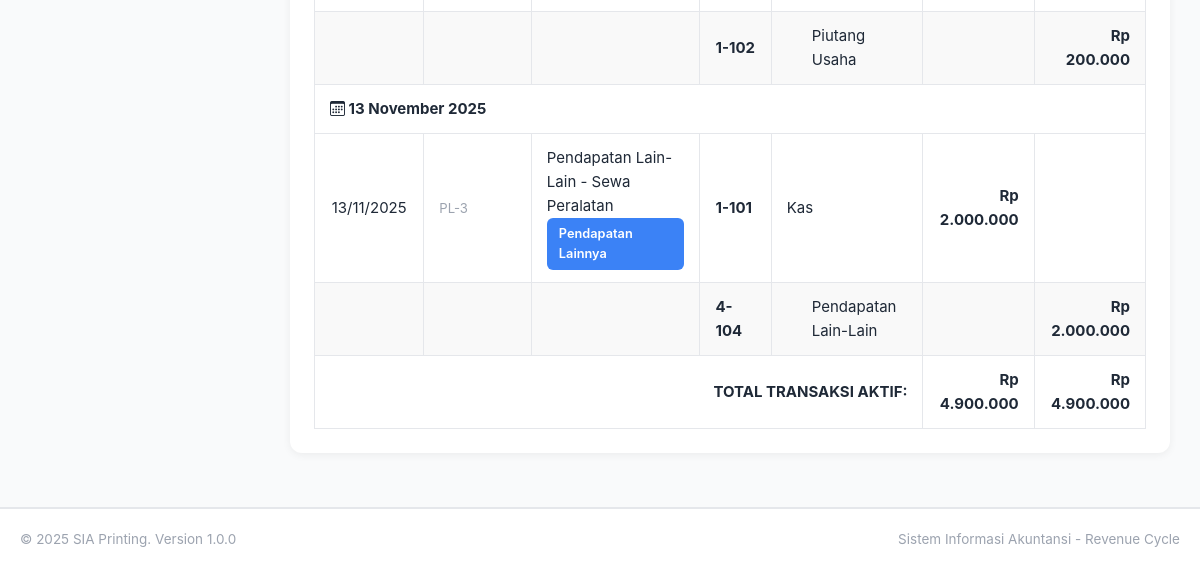
The app's page /jurnal-umum.php (signed in, lower part), older data.
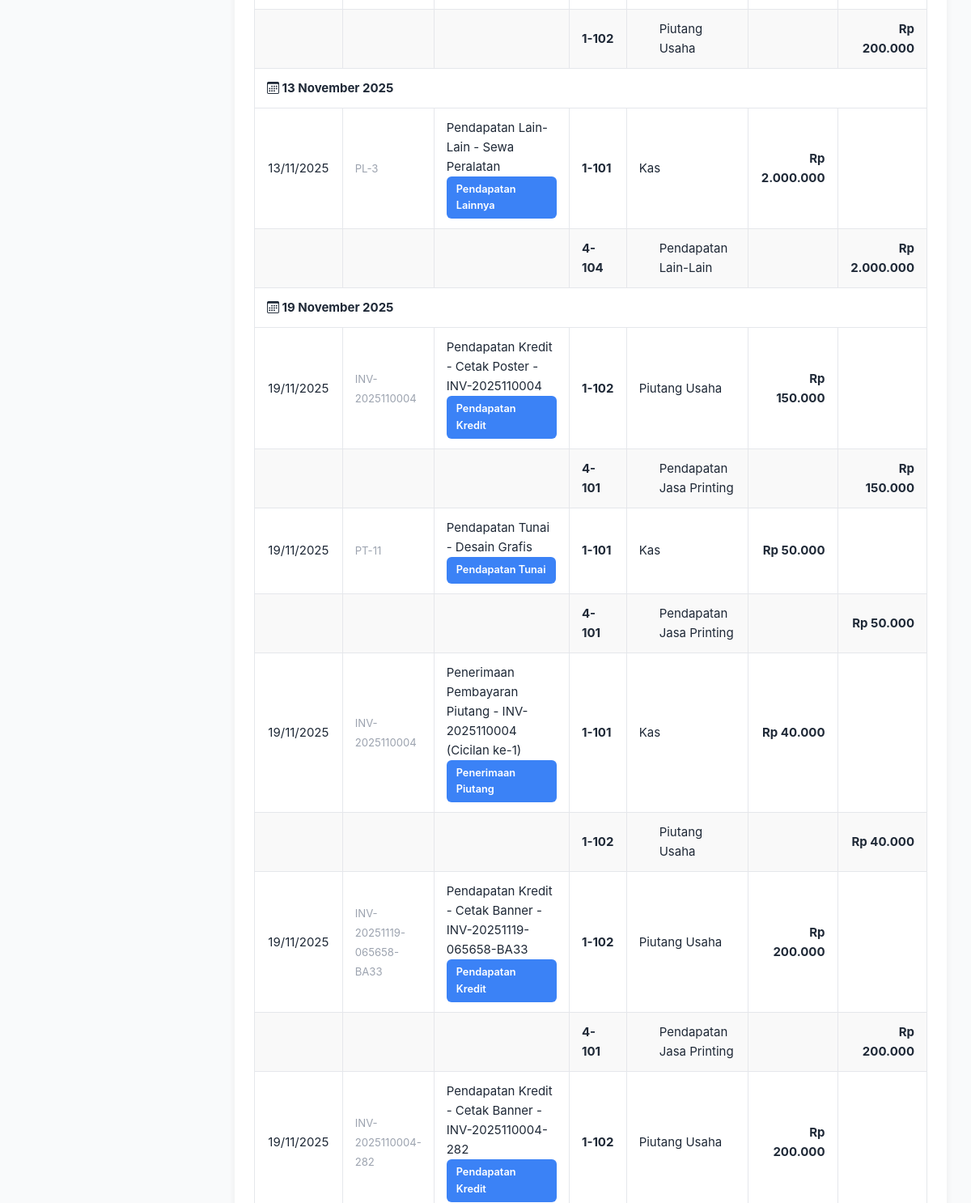
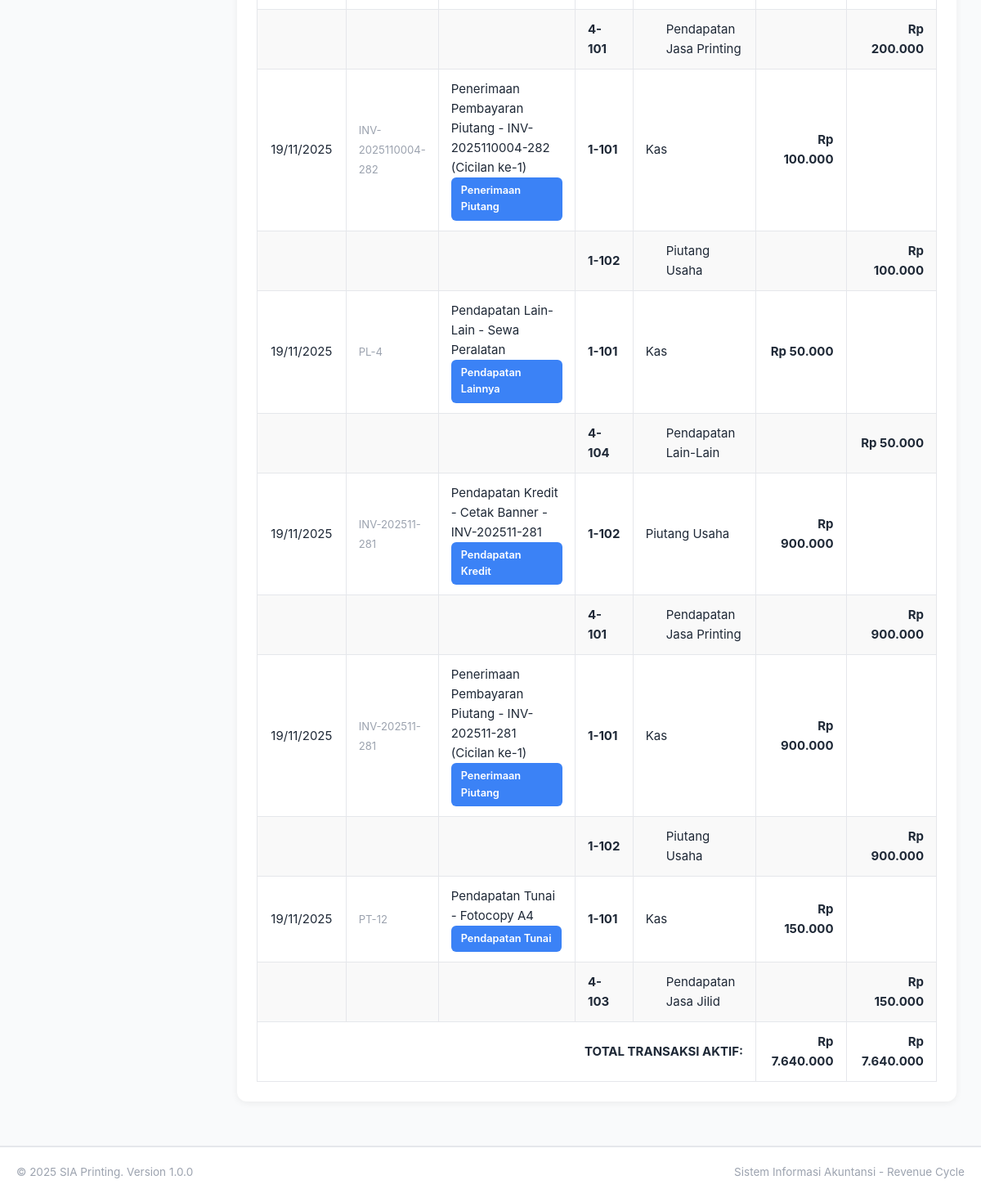
The same page, newer data (2 pictures, top to bottom).
### tables this page shows
CREATE TABLE `jurnal_umum` (
  `id_jurnal` int(11) NOT NULL,
  `tanggal` date NOT NULL,
  `deskripsi` text NOT NULL,
  `id_akun_debit` int(11) NOT NULL,
  `id_akun_kredit` int(11) NOT NULL,
  `nominal` decimal(15,2) NOT NULL,
  `referensi` varchar(50) DEFAULT NULL,
  `tipe_transaksi` varchar(50) DEFAULT NULL,
  `is_void` tinyint(1) DEFAULT 0,
  `voided_by` int(11) DEFAULT NULL,
  `voided_at` timestamp NULL DEFAULT NULL,
  `void_reason` text DEFAULT NULL,
  `created_at` timestamp NOT NULL DEFAULT current_timestamp()
);

CREATE TABLE `master_akun` (
  `id_akun` int(11) NOT NULL,
  `kode_akun` varchar(20) NOT NULL,
  `nama_akun` varchar(100) NOT NULL,
  `tipe_akun` enum('1-Aktiva','2-Kewajiban','3-Modal','4-Pendapatan','5-Beban') NOT NULL,
  `saldo` decimal(15,2) DEFAULT 0.00,
  `created_at` timestamp NOT NULL DEFAULT current_timestamp()
);

### config.php (called while the page is built, shortened)
<?php
function can_edit() {
    return isset($_SESSION['user_role']) && $_SESSION['user_role'] == 'akuntan';
}
function format_rupiah($angka) {
    return 'Rp ' . number_format($angka, 0, ',', '.');
}
function format_tanggal($tanggal) {
    $bulan = array(
        1 => 'Januari', 'Februari', 'Maret', 'April', 'Mei', 'Juni',
        'Juli', 'Agustus', 'September', 'Oktober', 'November', 'Desember'
    );
    $pecah = explode('-', $tanggal);
    return $pecah[2] . ' ' . $bulan[(int)$pecah[1]] . ' ' . $pecah[0];
}
?>

### jurnal-umum.php (the view, shortened to what this page needs)
<?php
require_once 'config.php';
$bulan = isset($_GET['bulan']) ? $_GET['bulan'] : date('Y-m');
$show_void = isset($_GET['show_void']) ? $_GET['show_void'] : '0';
$query = "SELECT ju.*,
          ma_debit.kode_akun as kode_debit, ma_debit.nama_akun as nama_debit,
          ma_kredit.kode_akun as kode_kredit, ma_kredit.nama_akun as nama_kredit,
          u.nama as voided_by_nama
          FROM jurnal_umum ju
          JOIN master_akun ma_debit ON ju.id_akun_debit = ma_debit.id_akun
          JOIN master_akun ma_kredit ON ju.id_akun_kredit = ma_kredit.id_akun
          LEFT JOIN users u ON ju.voided_by = u.id_user
          WHERE DATE_FORMAT(ju.tanggal, '%Y-%m') = '$bulan'";
if ($show_void == '0') {
    $query .= " AND ju.is_void = 0";
}
$query .= " ORDER BY ju.tanggal ASC, ju.id_jurnal ASC";
$result = $conn->query($query);
if ($result->num_rows > 0) {
    $temp_result = $conn->query($query);
}
include 'includes/header.php';
?>
<div class="card">
    <div class="card-body">
        <div class="table-responsive">
            <table class="table table-bordered table-hover">
                <tbody>
                <?php
                if ($result->num_rows > 0):
                    $current_date = '';
                    $total_debit = 0;
                    $total_kredit = 0;
                    while ($row = $result->fetch_assoc()):
                        $is_void = $row['is_void'] == 1;
                        $row_class = $is_void ? 'table-danger' : '';
                        if ($current_date != $row['tanggal']) {
                            $current_date = $row['tanggal'];
                ?>
                        <tr class="table-secondary">
                            <td colspan="<?php echo can_edit() ? '8' : '7'; ?>" class="fw-bold">
                                <i class="bi bi-calendar3 me-2"></i>
                                <?php echo format_tanggal($row['tanggal']); ?>
                            </td>
                        </tr>
                <?php } ?>
                        <tr class="<?php echo $row_class; ?>">
                            <td class="text-center"><?php echo date('d/m/Y', strtotime($row['tanggal'])); ?></td>
                            <td>
                                <small class="text-muted"><?php echo $row['referensi']; ?></small>
                            </td>
                            <td>
                                <?php echo $row['deskripsi']; ?>
                                <?php if ($row['tipe_transaksi']): ?>
                                    <br><small class="badge bg-info"><?php echo $row['tipe_transaksi']; ?></small>
                                <?php endif; ?>
                            </td>
                            <td><strong><?php echo $row['kode_debit']; ?></strong></td>
                            <td><?php echo $row['nama_debit']; ?></td>
                            <td class="text-end fw-bold"><?php echo format_rupiah($row['nominal']); ?></td>
                            <td></td>
                        </tr>
                        <tr class="<?php echo $row_class; ?>" style="background-color: #f9f9f9;">
                            <td></td>
                            <td></td>
                            <td></td>
                            <td><strong><?php echo $row['kode_kredit']; ?></strong></td>
                            <td style="padding-left: 40px;"><?php echo $row['nama_kredit']; ?></td>
                            <td></td>
                            <td class="text-end fw-bold"><?php echo format_rupiah($row['nominal']); ?></td>
                        </tr>
                <?php
                        if (!$is_void) {
                            $total_debit += $row['nominal'];
                            $total_kredit += $row['nominal'];
                        }
                    endwhile;
                ?>
                    <tr class="table-primary">
                        <td colspan="5" class="text-end fw-bold">TOTAL TRANSAKSI AKTIF:</td>
                        <td class="text-end fw-bold"><?php echo format_rupiah($total_debit); ?></td>
                        <td class="text-end fw-bold"><?php echo format_rupiah($total_kredit); ?></td>
                    </tr>
                <?php endif; ?>
                </tbody>
            </table>
        </div>
    </div>
</div>
<?php include 'includes/footer.php'; ?>

Row changes from the older to the newer data that the page shows:
added jurnal_umum: tanggal "19 November 2025", tanggal "19/11/2025", referensi "INV-2025110004", deskripsi "Pendapatan Kredit - Cetak Poster - INV-2025110004", tipe_transaksi "Pendapatan Kredit", master_akun.kode_akun "1-102", master_akun.nama_akun "Piutang Usaha", nominal "Rp 150.000", master_akun.kode_akun "4-101", master_akun.nama_akun "Pendapatan Jasa Printing"
added jurnal_umum: tanggal "19/11/2025", referensi "PT-11", deskripsi "Pendapatan Tunai - Desain Grafis", tipe_transaksi "Pendapatan Tunai", master_akun.kode_akun "1-101", master_akun.nama_akun "Kas", nominal "Rp 50.000", master_akun.kode_akun "4-101", master_akun.nama_akun "Pendapatan Jasa Printing"
added jurnal_umum: tanggal "19/11/2025", referensi "INV-2025110004", deskripsi "Penerimaan Pembayaran Piutang - INV-2025110004 (Cicilan ke-1)", tipe_transaksi "Penerimaan Piutang", master_akun.kode_akun "1-101", master_akun.nama_akun "Kas", nominal "Rp 40.000", master_akun.kode_akun "1-102", master_akun.nama_akun "Piutang Usaha"
added jurnal_umum: tanggal "19/11/2025", referensi "INV-20251119-065658-BA33", deskripsi "Pendapatan Kredit - Cetak Banner - INV-20251119-065658-BA33", tipe_transaksi "Pendapatan Kredit", master_akun.kode_akun "1-102", master_akun.nama_akun "Piutang Usaha", nominal "Rp 200.000", master_akun.kode_akun "4-101", master_akun.nama_akun "Pendapatan Jasa Printing"
added jurnal_umum: tanggal "19/11/2025", referensi "INV-2025110004-282", deskripsi "Pendapatan Kredit - Cetak Banner - INV-2025110004-282", tipe_transaksi "Pendapatan Kredit", master_akun.kode_akun "1-102", master_akun.nama_akun "Piutang Usaha", nominal "Rp 200.000", master_akun.kode_akun "4-101", master_akun.nama_akun "Pendapatan Jasa Printing"
added jurnal_umum: tanggal "19/11/2025", referensi "INV-2025110004-282", deskripsi "Penerimaan Pembayaran Piutang - INV-2025110004-282 (Cicilan ke-1)", tipe_transaksi "Penerimaan Piutang", master_akun.kode_akun "1-101", master_akun.nama_akun "Kas", nominal "Rp 100.000", master_akun.kode_akun "1-102", master_akun.nama_akun "Piutang Usaha"
added jurnal_umum: tanggal "19/11/2025", referensi "PL-4", deskripsi "Pendapatan Lain-Lain - Sewa Peralatan", tipe_transaksi "Pendapatan Lainnya", master_akun.kode_akun "1-101", master_akun.nama_akun "Kas", nominal "Rp 50.000", master_akun.kode_akun "4-104", master_akun.nama_akun "Pendapatan Lain-Lain"
added jurnal_umum: tanggal "19/11/2025", referensi "INV-202511-281", deskripsi "Pendapatan Kredit - Cetak Banner - INV-202511-281", tipe_transaksi "Pendapatan Kredit", master_akun.kode_akun "1-102", master_akun.nama_akun "Piutang Usaha", nominal "Rp 900.000", master_akun.kode_akun "4-101", master_akun.nama_akun "Pendapatan Jasa Printing"
added jurnal_umum: tanggal "19/11/2025", referensi "INV-202511-281", deskripsi "Penerimaan Pembayaran Piutang - INV-202511-281 (Cicilan ke-1)", tipe_transaksi "Penerimaan Piutang", master_akun.kode_akun "1-101", master_akun.nama_akun "Kas", nominal "Rp 900.000", master_akun.kode_akun "1-102", master_akun.nama_akun "Piutang Usaha"
added jurnal_umum: tanggal "19/11/2025", referensi "PT-12", deskripsi "Pendapatan Tunai - Fotocopy A4", tipe_transaksi "Pendapatan Tunai", master_akun.kode_akun "1-101", master_akun.nama_akun "Kas", nominal "Rp 150.000", master_akun.kode_akun "4-103", master_akun.nama_akun "Pendapatan Jasa Jilid"
Text that changed along with them:
format_rupiah($total_debit): "Rp 4.900.000" → "Rp 7.640.000"
format_rupiah($total_kredit): "Rp 4.900.000" → "Rp 7.640.000"
